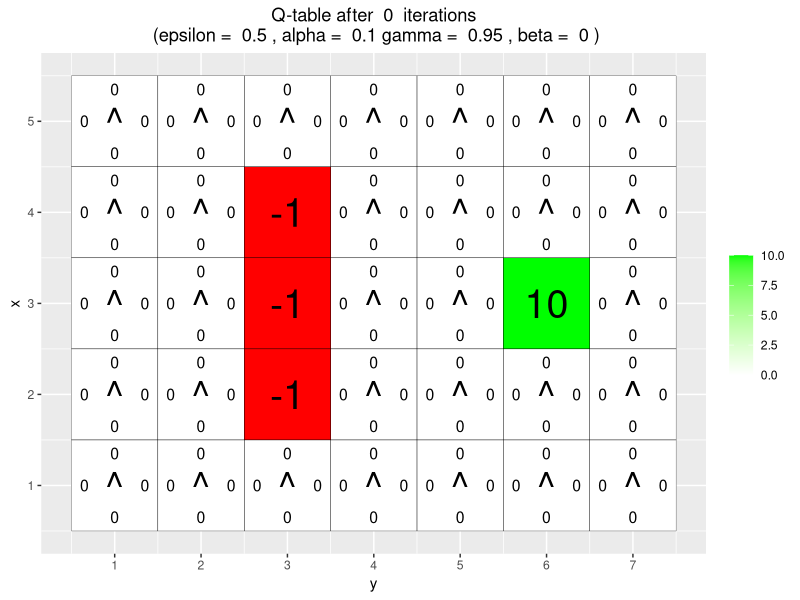
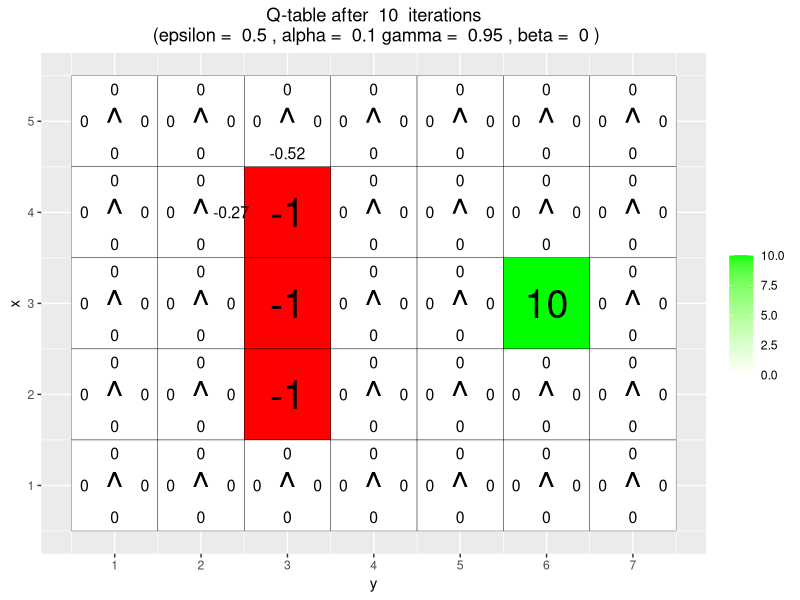
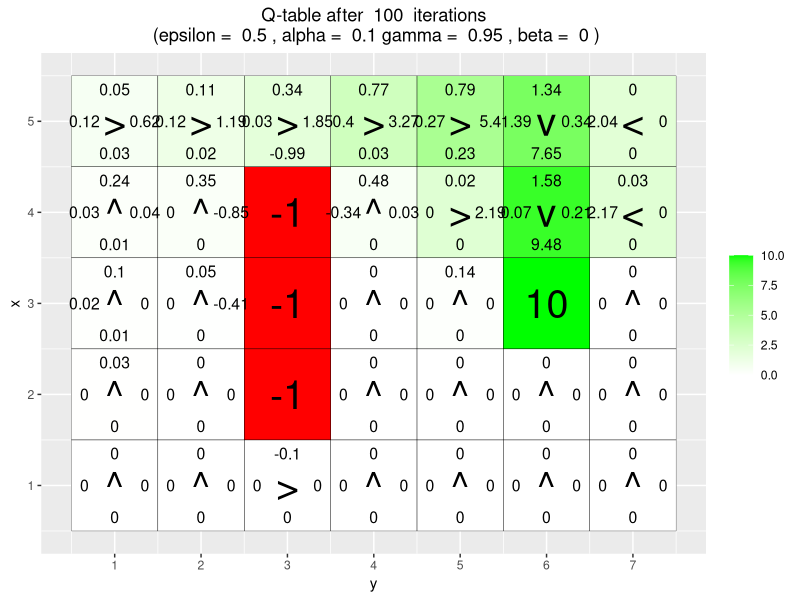
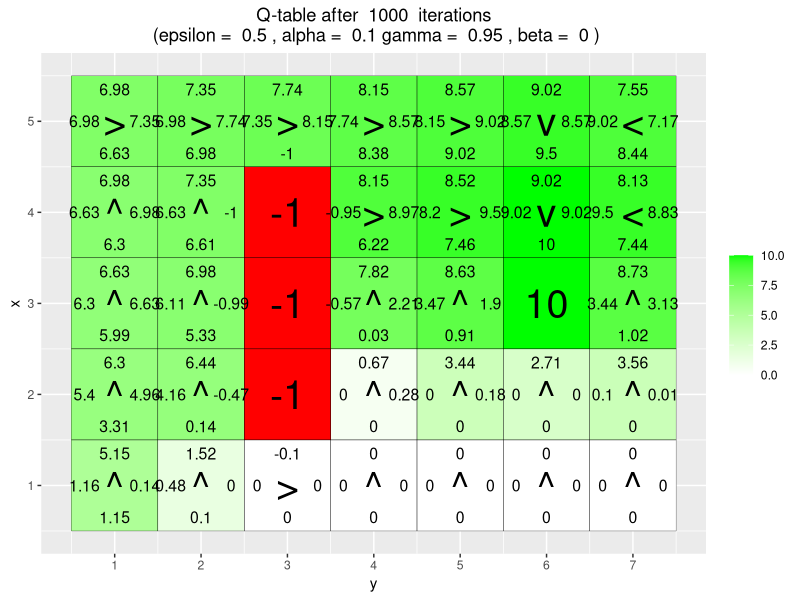
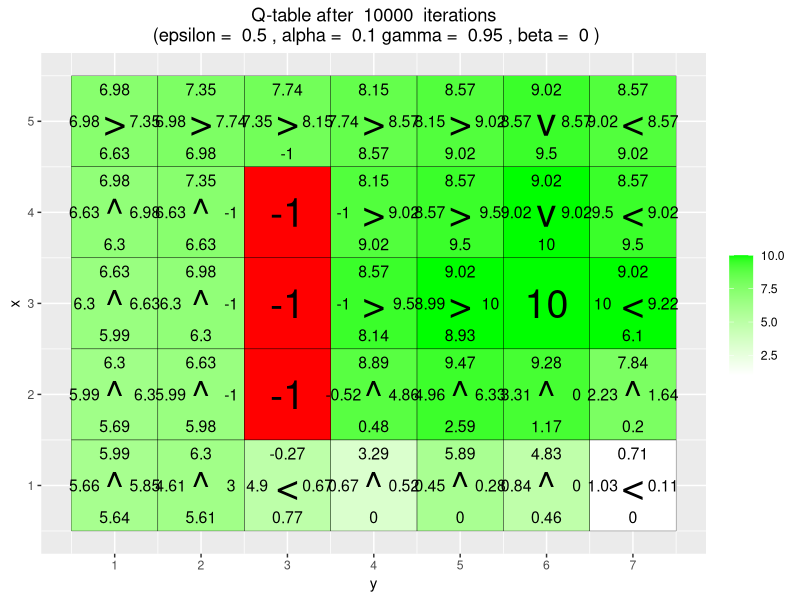
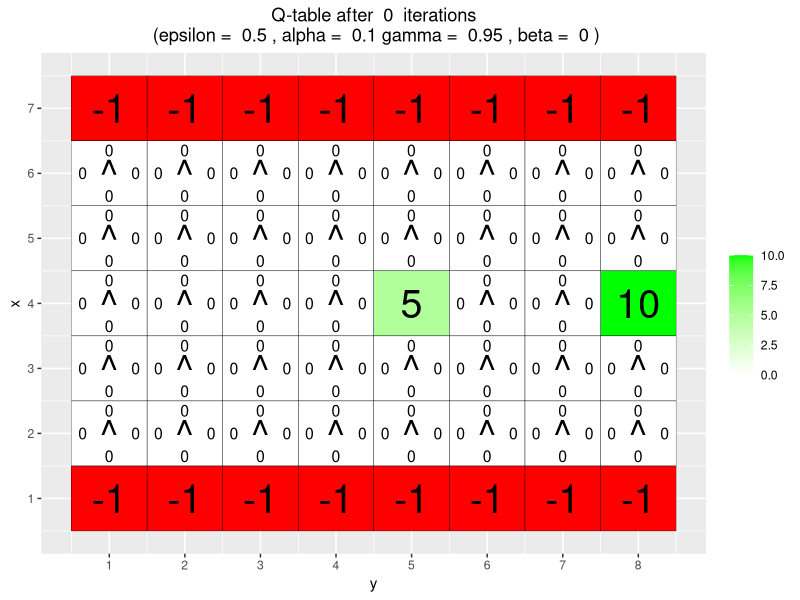
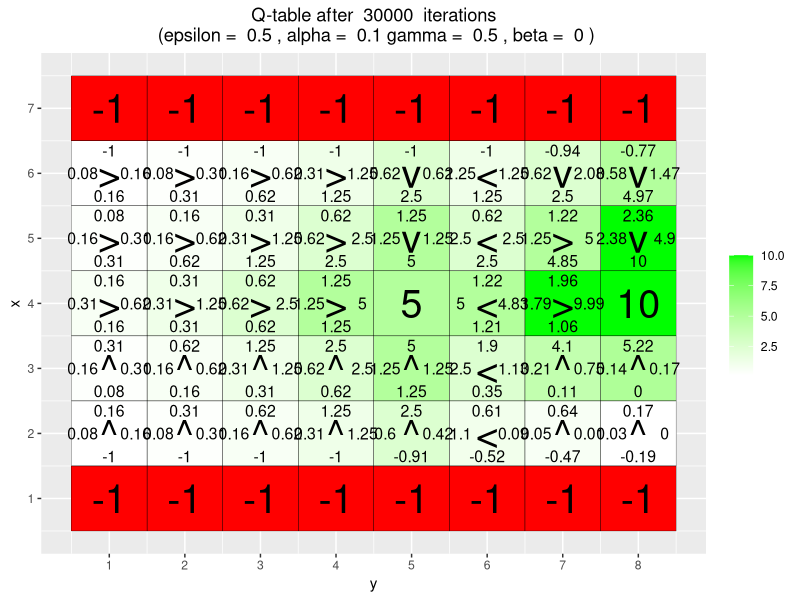
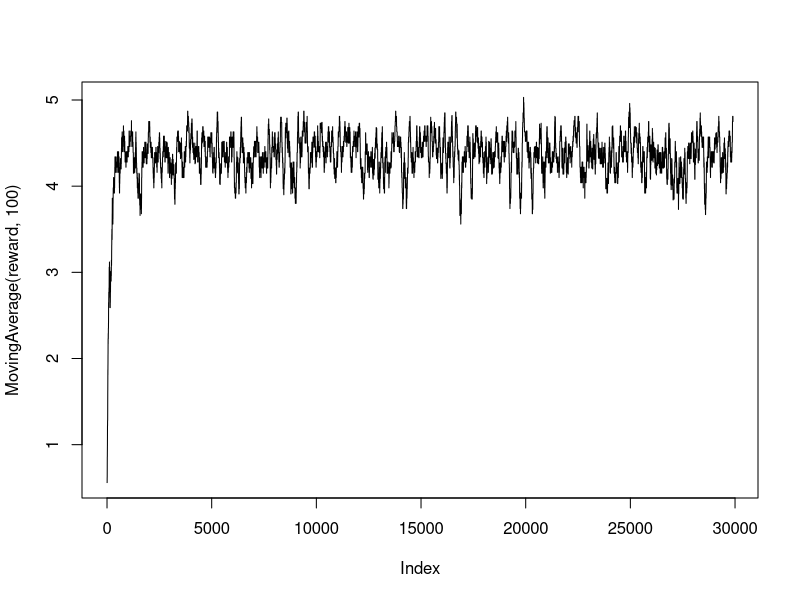

Write the R code that produced these figures, in order.
## ---- chunk 1
knitr::opts_chunk$set(echo = TRUE)
library(ggplot2)
## ---- chunk 2
arrows <- c("^", ">", "v", "<")
action_deltas <- list(c(1,0), # up
                      c(0,1), # right
                      c(-1,0), # down
                      c(0,-1)) # left
## ---- chunk 3
vis_environment <- function(iterations=0, epsilon = 0.5, alpha = 0.1, gamma = 0.95, beta = 0){
  
  # Visualize an environment with rewards. 
  # Q-values for all actions are displayed on the edges of each tile.
  # The (greedy) policy for each state is also displayed.
  # 
  # Args:
  #   iterations, epsilon, alpha, gamma, beta (optional): for the figure title.
  #   reward_map (global variable): a HxW array containing the reward given at each state.
  #   q_table (global variable): a HxWx4 array containing Q-values for each state-action pair.
  #   H, W (global variables): environment dimensions.
  
  df <- expand.grid(x=1:H,y=1:W)
  foo <- mapply(function(x,y) ifelse(reward_map[x,y] == 0,q_table[x,y,1],NA),df$x,df$y)
  df$val1 <- as.vector(round(foo, 2))
  foo <- mapply(function(x,y) ifelse(reward_map[x,y] == 0,q_table[x,y,2],NA),df$x,df$y)
  df$val2 <- as.vector(round(foo, 2))
  foo <- mapply(function(x,y) ifelse(reward_map[x,y] == 0,q_table[x,y,3],NA),df$x,df$y)
  df$val3 <- as.vector(round(foo, 2))
  foo <- mapply(function(x,y) ifelse(reward_map[x,y] == 0,q_table[x,y,4],NA),df$x,df$y)
  df$val4 <- as.vector(round(foo, 2))
  foo <- mapply(function(x,y) 
    ifelse(reward_map[x,y] == 0,arrows[GreedyPolicy(x,y)],reward_map[x,y]),df$x,df$y)
  df$val5 <- as.vector(foo)
  foo <- mapply(function(x,y) ifelse(reward_map[x,y] == 0,max(q_table[x,y,]),
                                     ifelse(reward_map[x,y]<0,NA,reward_map[x,y])),df$x,df$y)
  df$val6 <- as.vector(foo)
  
  print(ggplot(df,aes(x = y,y = x)) +
          scale_fill_gradient(low = "white", high = "green", na.value = "red", name = "") +
          geom_tile(aes(fill=val6)) +
          geom_text(aes(label = val1),size = 4,nudge_y = .35,na.rm = TRUE) +
          geom_text(aes(label = val2),size = 4,nudge_x = .35,na.rm = TRUE) +
          geom_text(aes(label = val3),size = 4,nudge_y = -.35,na.rm = TRUE) +
          geom_text(aes(label = val4),size = 4,nudge_x = -.35,na.rm = TRUE) +
          geom_text(aes(label = val5),size = 10) +
          geom_tile(fill = 'transparent', colour = 'black') + 
          ggtitle(paste("Q-table after ",iterations," iterations\n",
                        "(epsilon = ",epsilon,", alpha = ",alpha,"gamma = ",gamma,", beta = ",beta,")")) +
          theme(plot.title = element_text(hjust = 0.5)) +
          scale_x_continuous(breaks = c(1:W),labels = c(1:W)) +
          scale_y_continuous(breaks = c(1:H),labels = c(1:H)))
  
}
## ---- chunk 4
GreedyPolicy <- function(x, y){
  
  # Get a greedy action for state (x,y) from q_table.
  #
  # Args:
  #   x, y: state coordinates.
  #   q_table (global variable): a HxWx4 array containing Q-values for each state-action pair.
  # 
  # Returns:
  #   An action, i.e. integer in {1,2,3,4}.
  
  # Your code here. 
  q_values <- q_table[x, y, ] # gives the values of 4 actions for a specific location
  greedy_action <- which.max(q_values) # chooses the best action with maximum value
  return(greedy_action)
}
## ---- chunk 5
EpsilonGreedyPolicy <- function(x, y, epsilon){
  
  # Get an epsilon-greedy action for state (x,y) from q_table.
  #
  # Args:
  #   x, y: state coordinates.
  #   epsilon: probability of acting randomly.
  # 
  # Returns:
  #   An action, i.e. integer in {1,2,3,4}.
  
  # Your code here. 
  # explore with prob epsilon, greedy action wih prob 1-epsilon
  rand_num <- runif(1)
  action <- ifelse(rand_num < epsilon, sample(1:4, 1), GreedyPolicy(x,y))
  return(action)
}
## ---- chunk 6
transition_model <- function(x, y, action, beta){
  
  # Computes the new state after given action is taken. The agent will follow the action 
  # with probability (1-beta) and slip to the right or left with probability beta/2 each.
  # 
  # Args:
  #   x, y: state coordinates.
  #   action: which action the agent takes (in {1,2,3,4}).
  #   beta: probability of the agent slipping to the side when trying to move.
  #   H, W (global variables): environment dimensions.
  # 
  # Returns:
  #   The new state after the action has been taken.
  
  delta <- sample(-1:1, size = 1, prob = c(0.5*beta,1-beta,0.5*beta))
  final_action <- ((action + delta + 3) %% 4) + 1
  foo <- c(x,y) + unlist(action_deltas[final_action])
  foo <- pmax(c(1,1),pmin(foo,c(H,W)))
  
  return (foo)
}
## ---- chunk 7
q_learning <- function(start_state, epsilon = 0.5, alpha = 0.1, gamma = 0.95, 
                       beta = 0){
  
  # Perform one episode of Q-learning. The agent should move around in the 
  # environment using the given transition model and update the Q-table.
  # The episode ends when the agent reaches a terminal state.
  # 
  # Args:
  #   start_state: array with two entries, describing the starting position of the agent.
  #   epsilon (optional): probability of acting randomly.
  #   alpha (optional): learning rate.
  #   gamma (optional): discount factor.
  #   beta (optional): slipping factor.
  #   reward_map (global variable): a HxW array containing the reward given at each state.
  #   q_table (global variable): a HxWx4 array containing Q-values for each state-action pair.
  # 
  # Returns:
  #   reward: reward received in the episode.
  #   correction: sum of the temporal difference correction terms over the episode.
  #   q_table (global variable): Recall that R passes arguments by value. So, q_table being
  #   a global variable can be modified with the superassigment operator <<-.
  
  # Your code here. 
  
  # Initialize the variables
  state_x <- start_state[1]
  state_y <- start_state[2]
  episode_correction <- 0
  
  repeat{
    # Get the action
    action <- EpsilonGreedyPolicy(state_x, state_y, epsilon)
    
    # Get the new states after taking the action, goes to selection location with prob 1-beta
    new_state <- transition_model(state_x, state_y, action, beta)
    state_x_new <- new_state[1]
    state_y_new <- new_state[2]
    
    # Update the reward map
    reward <- reward_map[state_x_new, state_y_new] 
    
    # Update Q-table
    step_correction <- reward + gamma * max(q_table[state_x_new, state_y_new, ]) - q_table[state_x, state_y, action]
    q_table[state_x, state_y, action] <<- q_table[state_x, state_y, action] + alpha * step_correction
    
    # Update total temporal difference correction
    episode_correction <- episode_correction + abs(step_correction)
    
    # Reset the state 
    state_x <- state_x_new
    state_y <- state_y_new

    if(reward!=0)
      # End episode.
      return (c(reward,episode_correction))
  }
}
## ---- chunk 8
H <- 5
W <- 7

reward_map <- matrix(0, nrow = H, ncol = W)
reward_map[3,6] <- 10
reward_map[2:4,3] <- -1

q_table <- array(0,dim = c(H,W,4))

vis_environment()

for(i in 1:10000){
  foo <- q_learning(start_state = c(3,1))
  
  if(any(i==c(10,100,1000,10000)))
    vis_environment(i)
    cat("\n\n")
}
## ---- chunk 9
H <- 7
W <- 8

reward_map <- matrix(0, nrow = H, ncol = W)
reward_map[1,] <- -1
reward_map[7,] <- -1
reward_map[4,5] <- 5
reward_map[4,8] <- 10

q_table <- array(0,dim = c(H,W,4))

vis_environment()

MovingAverage <- function(x, n){
  
  cx <- c(0,cumsum(x))
  rsum <- (cx[(n+1):length(cx)] - cx[1:(length(cx) - n)]) / n
  
  return (rsum)
}

for(j in c(0.5,0.75,0.95)){
  q_table <- array(0,dim = c(H,W,4))
  reward <- NULL
  correction <- NULL
  
  for(i in 1:30000){
    foo <- q_learning(gamma = j, start_state = c(4,1))
    reward <- c(reward,foo[1])
    correction <- c(correction,foo[2])
  }
  
  vis_environment(i, gamma = j)
  cat("\n\n")
  plot(MovingAverage(reward,100),type = "l")
  cat("\n\n")
  plot(MovingAverage(correction,100),type = "l")
  cat("\n\n")
}

for(j in c(0.5,0.75,0.95)){
  q_table <- array(0,dim = c(H,W,4))
  reward <- NULL
  correction <- NULL
  
  for(i in 1:30000){
    foo <- q_learning(epsilon = 0.1, gamma = j, start_state = c(4,1))
    reward <- c(reward,foo[1])
    correction <- c(correction,foo[2])
  }
  
  vis_environment(i, epsilon = 0.1, gamma = j)
  cat("\n\n")
  plot(MovingAverage(reward,100),type = "l")
  cat("\n\n")
  plot(MovingAverage(correction,100),type = "l")
  cat("\n\n")
}
## ---- chunk 10
H <- 3
W <- 6

reward_map <- matrix(0, nrow = H, ncol = W)
reward_map[1,2:5] <- -1
reward_map[1,6] <- 10

q_table <- array(0,dim = c(H,W,4))

vis_environment()
cat("\n\n")

for(j in c(0,0.2,0.4,0.66)){
  q_table <- array(0,dim = c(H,W,4))
  
  for(i in 1:10000)
    foo <- q_learning(gamma = 0.6, beta = j, start_state = c(1,1))
  
  vis_environment(i, gamma = 0.6, beta = j)
  cat("\n\n")
}
